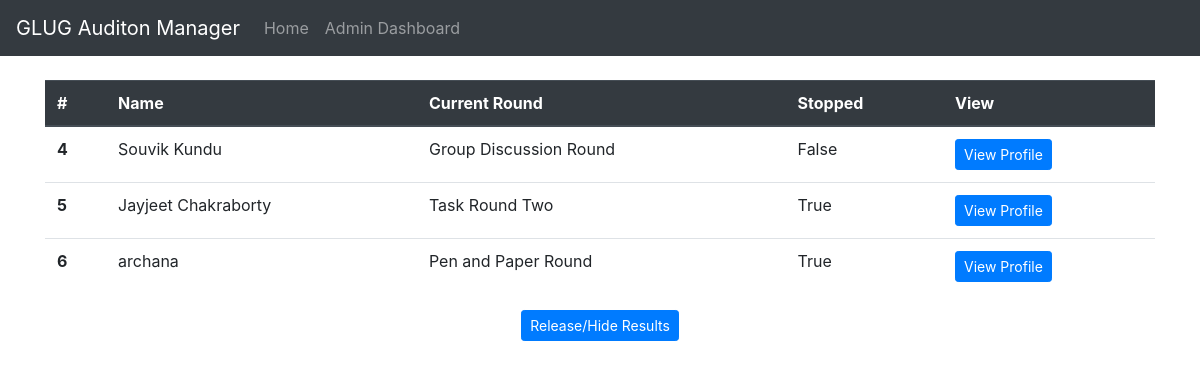
The app's page /dashboard/ (signed in), older data.
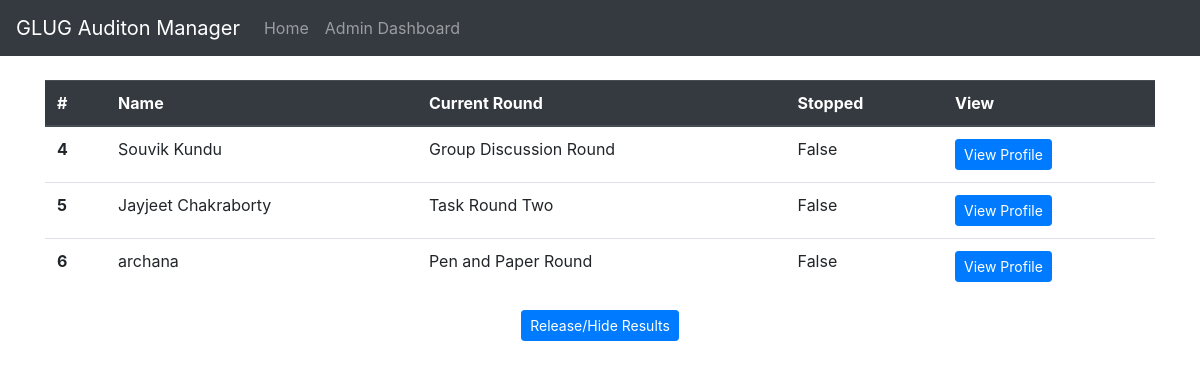
The same page, newer data.
### core/models.py (models this page shows, shortened)
class Student(models.Model):
    name = models.CharField(max_length=255)
    year = models.IntegerField()
    dept = models.CharField(max_length=20)
    pen_paper_round = models.ForeignKey(PenPaperRound, on_delete=models.CASCADE, null=True, blank=True)
    task_round_one = models.ForeignKey(TaskRoundOne, on_delete=models.CASCADE, null=True, blank=True)
    task_round_two = models.ForeignKey(TaskRoundTwo, on_delete=models.CASCADE, null=True, blank=True)
    gd_round = models.ForeignKey(GroupDiscussionRound, on_delete=models.CASCADE, null=True, blank=True)
    final_pi = models.ForeignKey(FinalPi, on_delete=models.CASCADE, null=True, blank=True)
    current_round = models.IntegerField(default=1)
    stopped = models.BooleanField(default=False)

### core/views.py (the view)
@login_required
def dashboard(request):
    students = Student.objects.all()
    for student in students:
        student.current_round = round_details[student.current_round]
    context_data = {
        'students': students,
    }
    return render(request, 'dashboard.html', context_data)

### templates/dashboard.html (shortened to what this page needs)
{% extends 'base.html' %}
{% block content %}
<div class="container text-center">
    <br />
    <table class="table">
        <thead class="thead-dark">
            <tr>
                <th scope="col">#</th>
                <th scope="col">Name</th>
                <th scope="col">Current Round</th>
                <th scope="col">Stopped</th>
                <th scope="col">View</th>
            </tr>
        </thead>
        <tbody>
            {% for student in students %}
            <tr>
                <th scope="row">{{ student.id }}</th>
                <td>{{ student.name }}</td>
                <td>{{ student.current_round }}</td>
                <td>{{ student.stopped }}</td>
                <td><a href="/profile/{{ student.id }}" class="btn btn-primary btn-sm">View Profile</a></td>
            </tr>
            {% endfor %}
        </tbody>
    </table>
    <form method="POST" action="/set_result_status/">
        <button class="btn btn-primary btn-sm">Release/Hide Results</button>
    </form>
</div>
{% endblock %}

Row changes from the older to the newer data that the page shows:
changed Student "Jayjeet Chakraborty": stopped "True" → "False"
changed Student "archana": stopped "True" → "False"
